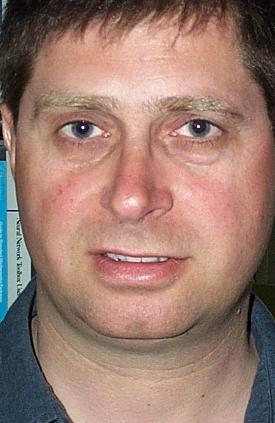
%> input picture Dataset/Testing/1/image_0002.jpg, 275 x 423 px
$ octave --eval "result = Enhance_segmentation(imread('../Dataset/Testing/1/image_0002.jpg'));"   (GNU Octave 9; MATLAB toolbox functions it lacks are replaced by stand-ins)
%> lines starting %> are read from the running program, lines starting %| are printed output that depends on the picture; in (x1, y1, x2, y2) boxes, pixels count from 0 and x2, y2 are one past the last pixel; in counts of white or black regions, pixels touching at a corner belong together; the program's own positions count from 1
function [ Out ] = Enhance_segmentation( Img )
I = Img;
%> I is the input picture: size 423x275x3 uint8; mean R, G, B 154.7, 123, 111.7
I(:,:,1) = imadjust(Img(:,:,1)); % R component enhancement
I(:,:,2) = imadjust(Img(:,:,2)); % G component enhancement
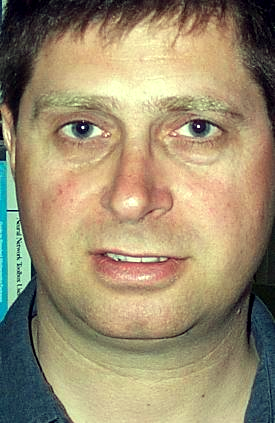
%> I: size 423x275x3 uint8; mean R, G, B 156.3, 142, 111.7
I(:,:,3) = imadjust(Img(:,:,3)); % B component enhancement
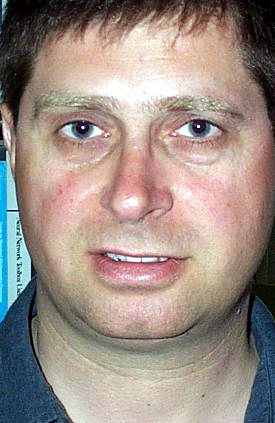
%> I: size 423x275x3 uint8; mean R, G, B 156.3, 142, 134.4
  final_image = zeros(size(I,1), size(I,2));
    for i = 1:size(I,1)
        for j = 1:size(I,2)
            R = I(i,j,1);
            G = I(i,j,2);
            B = I(i,j,3);
            if(R > 95 && G > 40 && B > 20)
                v = [R,G,B];
                if((max(v) - min(v)) > 15)
                    if(abs(R-G) > 15 && R > G && R > B)
                        %it is a skin
                        final_image(i,j) = 1;
                    end
                end
            end
        end
    end
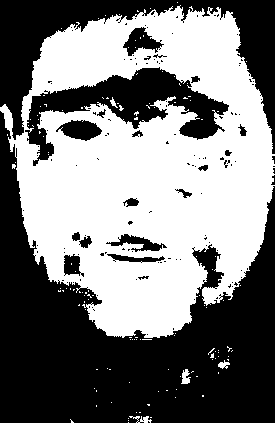
%> final_image: size 423x275 double; values 0 (black) and 1 (white), 49.1% white; 130 white regions (125 under 20 px), largest, box (x1, y1, x2, y2) and area: (0, 5, 275, 338) 56536, (181, 369, 191, 384) 94, (129, 416, 152, 423) 78, (218, 360, 230, 369) 59, (110, 97, 118, 108) 34
%> after the loop, v = [157 160 166]
  final_image = medfilt2(final_image);
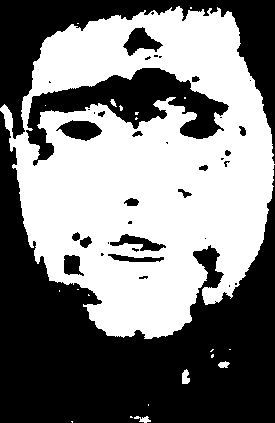
%> final_image: size 423x275 double; values 0 (black) and 1 (white), 49.1% white; 21 white regions (16 under 20 px), largest, box (x1, y1, x2, y2) and area: (0, 6, 275, 339) 56843, (182, 369, 190, 384) 90, (134, 416, 151, 423) 65, (218, 361, 230, 368) 57, (110, 99, 117, 107) 29
 [Image, ] = bwlabel(final_image);
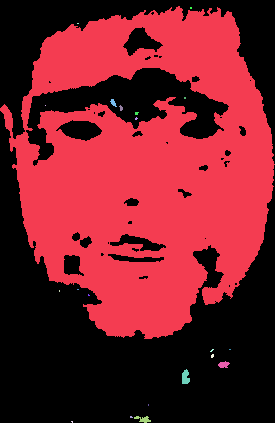
%> Image: size 423x275 double; 22 distinct labels, from 0 to 21; one colour per label, 0 black
Measure = regionprops(Image, 'area');
%> Measure = 21 regions; largest, Area: 56843, 90, 65, 57, 29
Areas = [Measure.Area];
%> Areas = 21 values, max 56843 at index 1, min 1 at index 2, mean 2722
  [~ ,Index]=max(Areas(:));
%> Index = 1
facedetect = ismember(Image,Index);
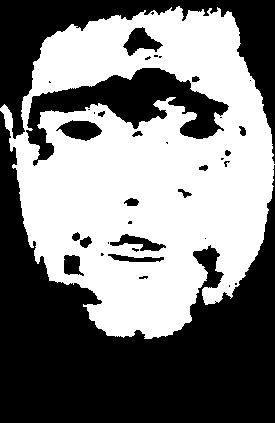
%> facedetect: size 423x275 logical; 48.9% white; 1 white region, box (x1, y1, x2, y2) and area: (0, 6, 275, 339) 56843
mask = facedetect > 0;
Out = mask;
end

$ run again, on Dataset/Testing/1/image_0007.jpg
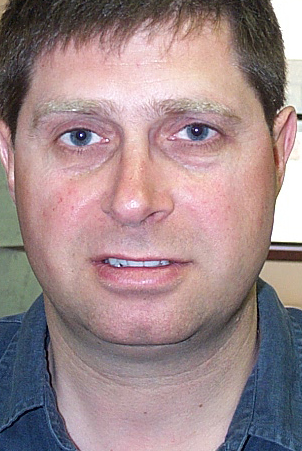
%> input picture Dataset/Testing/1/image_0007.jpg, 302 x 451 px
%> in Enhance_segmentation, I is the input picture: size 451x302x3 uint8; mean R, G, B 158.2, 135.9, 138.1
%> after the loop in Enhance_segmentation, `for i = 1:size(I,1)`:
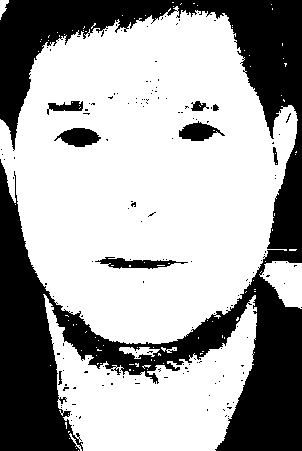
%> final_image: size 451x302 double; values 0 (black) and 1 (white), 65.2% white; 157 black regions (148 under 20 px), largest, box (x1, y1, x2, y2) and area: (0, 0, 302, 451) 44990, (54, 128, 101, 147) 570, (95, 257, 188, 269) 544
%> after the loop in Enhance_segmentation, `for i = 1:size(I,1)`: v = [117 100 121]
%> Image: size 451x302 double; 18 distinct labels, from 0 to 17
%> Measure = 17 regions; largest, Area: 70021, 17060, 1358, 261, 94
%> Areas = 17 values, max 70021 at index 2, min 2 at index 6, mean 5229.1
%> Index = 2
%> in Enhance_segmentation, `facedetect = ismember(Image,Index);`:
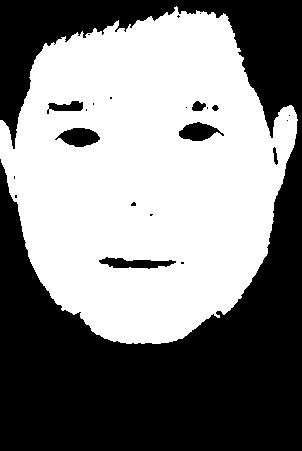
%> facedetect: size 451x302 logical; 51.4% white; 23 black regions (15 under 20 px), largest, box (x1, y1, x2, y2) and area: (0, 0, 302, 451) 64064, (55, 128, 100, 147) 566, (99, 257, 176, 269) 532

$ run again, on Dataset/Testing/1/image_0010.jpg
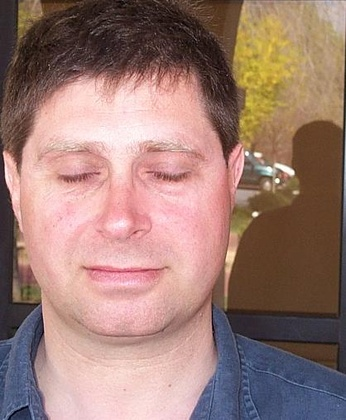
%> input picture Dataset/Testing/1/image_0010.jpg, 346 x 420 px, shrunk from 418 x 507 before the run
%> in Enhance_segmentation, I is the input picture: size 420x346x3 uint8; mean R, G, B 156.9, 124.5, 116.4
%> after the loop in Enhance_segmentation, `for i = 1:size(I,1)`:
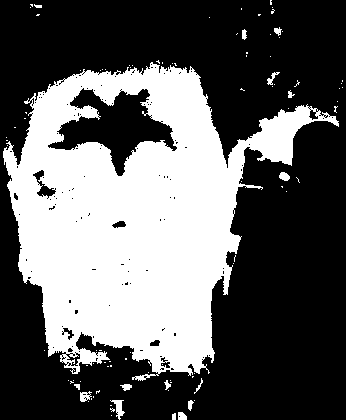
%> final_image: size 420x346 double; values 0 (black) and 1 (white), 37.2% white; 96 white regions (80 under 20 px), largest, box (x1, y1, x2, y2) and area: (3, 62, 339, 381) 53147, (110, 400, 125, 420) 126, (80, 391, 92, 402) 82
%> after the loop in Enhance_segmentation, `for i = 1:size(I,1)`: v = [139 137 162]
%> Image: size 420x346 double; 32 distinct labels, from 0 to 31
%> Measure = 31 regions; largest, Area: 53249, 130, 88, 75, 72
%> Areas = 31 values, max 53249 at index 1, min 1 at index 17, mean 1745
%> Index = 1
%> in Enhance_segmentation, `facedetect = ismember(Image,Index);`:
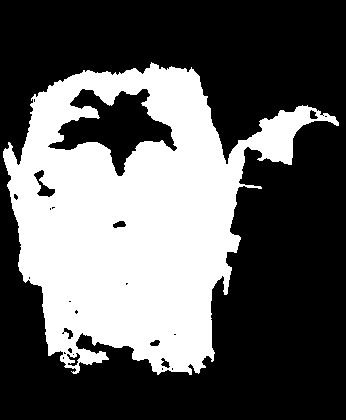
%> facedetect: size 420x346 logical; 36.6% white; 1 white region, box (x1, y1, x2, y2) and area: (3, 62, 339, 375) 53249
